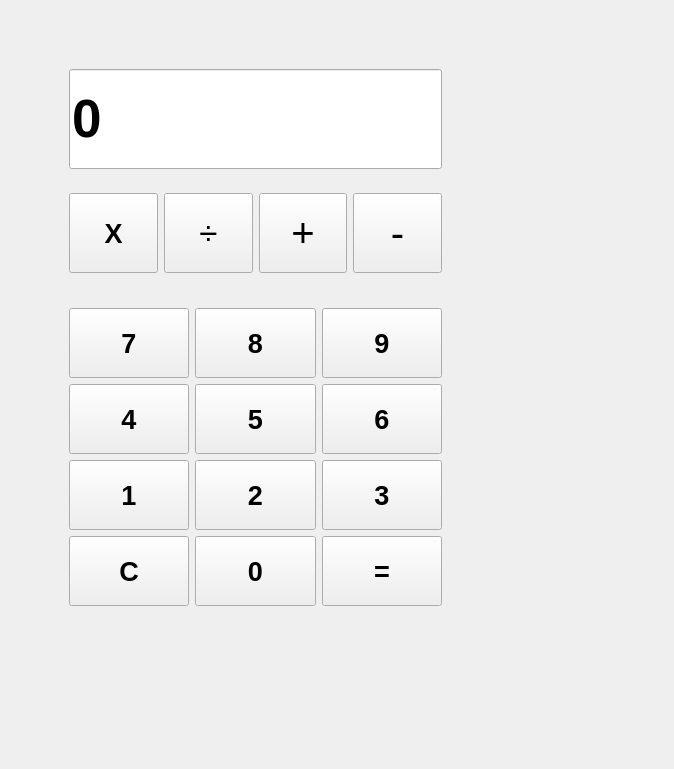
<?xml version="1.0" encoding="UTF-8"?>
<ui version="4.0">
 <class>Form</class>
 <widget class="QWidget" name="Form">
  <property name="geometry">
   <rect>
    <x>0</x>
    <y>0</y>
    <width>674</width>
    <height>769</height>
   </rect>
  </property>
  <property name="windowTitle">
   <string>Form</string>
  </property>
  <widget class="QWidget" name="widget" native="true">
   <property name="geometry">
    <rect>
     <x>60</x>
     <y>60</y>
     <width>391</width>
     <height>566</height>
    </rect>
   </property>
   <property name="minimumSize">
    <size>
     <width>300</width>
     <height>500</height>
    </size>
   </property>
   <layout class="QVBoxLayout" name="verticalLayout">
    <item>
     <widget class="QWidget" name="widget_3" native="true">
      <property name="sizePolicy">
       <sizepolicy hsizetype="Preferred" vsizetype="Fixed">
        <horstretch>0</horstretch>
        <verstretch>0</verstretch>
       </sizepolicy>
      </property>
      <property name="minimumSize">
       <size>
        <width>300</width>
        <height>100</height>
       </size>
      </property>
      <layout class="QVBoxLayout" name="verticalLayout_3">
       <item>
        <widget class="QLineEdit" name="lineEdit">
         <property name="minimumSize">
          <size>
           <width>300</width>
           <height>100</height>
          </size>
         </property>
         <property name="font">
          <font>
           <pointsize>40</pointsize>
           <weight>75</weight>
           <bold>true</bold>
          </font>
         </property>
         <property name="text">
          <string>0</string>
         </property>
        </widget>
       </item>
      </layout>
     </widget>
    </item>
    <item>
     <widget class="QWidget" name="widget_4" native="true">
      <property name="sizePolicy">
       <sizepolicy hsizetype="Preferred" vsizetype="Fixed">
        <horstretch>0</horstretch>
        <verstretch>0</verstretch>
       </sizepolicy>
      </property>
      <property name="minimumSize">
       <size>
        <width>300</width>
        <height>80</height>
       </size>
      </property>
      <layout class="QHBoxLayout" name="horizontalLayout">
       <item>
        <widget class="QPushButton" name="pushButton_x">
         <property name="minimumSize">
          <size>
           <width>75</width>
           <height>80</height>
          </size>
         </property>
         <property name="font">
          <font>
           <pointsize>20</pointsize>
           <weight>75</weight>
           <bold>true</bold>
          </font>
         </property>
         <property name="text">
          <string>X</string>
         </property>
        </widget>
       </item>
       <item>
        <widget class="QPushButton" name="pushButton_div">
         <property name="minimumSize">
          <size>
           <width>75</width>
           <height>80</height>
          </size>
         </property>
         <property name="font">
          <font>
           <pointsize>25</pointsize>
          </font>
         </property>
         <property name="text">
          <string>÷</string>
         </property>
        </widget>
       </item>
       <item>
        <widget class="QPushButton" name="pushButton_plus">
         <property name="minimumSize">
          <size>
           <width>75</width>
           <height>80</height>
          </size>
         </property>
         <property name="font">
          <font>
           <pointsize>30</pointsize>
          </font>
         </property>
         <property name="text">
          <string>+</string>
         </property>
        </widget>
       </item>
       <item>
        <widget class="QPushButton" name="pushButton_minus">
         <property name="minimumSize">
          <size>
           <width>75</width>
           <height>80</height>
          </size>
         </property>
         <property name="font">
          <font>
           <pointsize>30</pointsize>
          </font>
         </property>
         <property name="text">
          <string>-</string>
         </property>
        </widget>
       </item>
      </layout>
     </widget>
    </item>
    <item>
     <widget class="QWidget" name="widget_5" native="true">
      <property name="minimumSize">
       <size>
        <width>300</width>
        <height>320</height>
       </size>
      </property>
      <layout class="QVBoxLayout" name="verticalLayout_2">
       <item>
        <layout class="QGridLayout" name="gridLayout">
         <item row="1" column="0">
          <widget class="QPushButton" name="pushButton_7">
           <property name="minimumSize">
            <size>
             <width>100</width>
             <height>70</height>
            </size>
           </property>
           <property name="font">
            <font>
             <pointsize>20</pointsize>
             <weight>75</weight>
             <bold>true</bold>
            </font>
           </property>
           <property name="text">
            <string>7</string>
           </property>
          </widget>
         </item>
         <item row="2" column="1">
          <widget class="QPushButton" name="pushButton_5">
           <property name="minimumSize">
            <size>
             <width>0</width>
             <height>70</height>
            </size>
           </property>
           <property name="font">
            <font>
             <pointsize>20</pointsize>
             <weight>75</weight>
             <bold>true</bold>
            </font>
           </property>
           <property name="text">
            <string>5</string>
           </property>
          </widget>
         </item>
         <item row="3" column="1">
          <widget class="QPushButton" name="pushButton_2">
           <property name="minimumSize">
            <size>
             <width>0</width>
             <height>70</height>
            </size>
           </property>
           <property name="font">
            <font>
             <pointsize>20</pointsize>
             <weight>75</weight>
             <bold>true</bold>
            </font>
           </property>
           <property name="text">
            <string>2</string>
           </property>
          </widget>
         </item>
         <item row="2" column="2">
          <widget class="QPushButton" name="pushButton_6">
           <property name="minimumSize">
            <size>
             <width>0</width>
             <height>70</height>
            </size>
           </property>
           <property name="font">
            <font>
             <pointsize>20</pointsize>
             <weight>75</weight>
             <bold>true</bold>
            </font>
           </property>
           <property name="text">
            <string>6</string>
           </property>
          </widget>
         </item>
         <item row="2" column="0">
          <widget class="QPushButton" name="pushButton_4">
           <property name="minimumSize">
            <size>
             <width>0</width>
             <height>70</height>
            </size>
           </property>
           <property name="font">
            <font>
             <pointsize>20</pointsize>
             <weight>75</weight>
             <bold>true</bold>
            </font>
           </property>
           <property name="text">
            <string>4</string>
           </property>
          </widget>
         </item>
         <item row="3" column="0">
          <widget class="QPushButton" name="pushButton_1">
           <property name="minimumSize">
            <size>
             <width>0</width>
             <height>70</height>
            </size>
           </property>
           <property name="font">
            <font>
             <pointsize>20</pointsize>
             <weight>75</weight>
             <bold>true</bold>
            </font>
           </property>
           <property name="text">
            <string>1</string>
           </property>
          </widget>
         </item>
         <item row="1" column="2">
          <widget class="QPushButton" name="pushButton_9">
           <property name="minimumSize">
            <size>
             <width>0</width>
             <height>70</height>
            </size>
           </property>
           <property name="font">
            <font>
             <pointsize>20</pointsize>
             <weight>75</weight>
             <bold>true</bold>
            </font>
           </property>
           <property name="text">
            <string>9</string>
           </property>
          </widget>
         </item>
         <item row="3" column="2">
          <widget class="QPushButton" name="pushButton_3">
           <property name="minimumSize">
            <size>
             <width>0</width>
             <height>70</height>
            </size>
           </property>
           <property name="font">
            <font>
             <pointsize>20</pointsize>
             <weight>75</weight>
             <bold>true</bold>
            </font>
           </property>
           <property name="text">
            <string>3</string>
           </property>
          </widget>
         </item>
         <item row="1" column="1">
          <widget class="QPushButton" name="pushButton_8">
           <property name="minimumSize">
            <size>
             <width>0</width>
             <height>70</height>
            </size>
           </property>
           <property name="font">
            <font>
             <pointsize>20</pointsize>
             <weight>75</weight>
             <bold>true</bold>
            </font>
           </property>
           <property name="text">
            <string>8</string>
           </property>
          </widget>
         </item>
         <item row="4" column="0">
          <widget class="QPushButton" name="pushButton_C">
           <property name="minimumSize">
            <size>
             <width>0</width>
             <height>70</height>
            </size>
           </property>
           <property name="font">
            <font>
             <pointsize>20</pointsize>
             <weight>75</weight>
             <bold>true</bold>
            </font>
           </property>
           <property name="text">
            <string>C</string>
           </property>
          </widget>
         </item>
         <item row="4" column="1">
          <widget class="QPushButton" name="pushButton_0">
           <property name="minimumSize">
            <size>
             <width>0</width>
             <height>70</height>
            </size>
           </property>
           <property name="font">
            <font>
             <pointsize>20</pointsize>
             <weight>75</weight>
             <bold>true</bold>
            </font>
           </property>
           <property name="text">
            <string>0</string>
           </property>
          </widget>
         </item>
         <item row="4" column="2">
          <widget class="QPushButton" name="pushButton_equal">
           <property name="minimumSize">
            <size>
             <width>0</width>
             <height>70</height>
            </size>
           </property>
           <property name="font">
            <font>
             <pointsize>20</pointsize>
             <weight>75</weight>
             <bold>true</bold>
            </font>
           </property>
           <property name="text">
            <string>=</string>
           </property>
          </widget>
         </item>
        </layout>
       </item>
      </layout>
     </widget>
    </item>
   </layout>
  </widget>
 </widget>
 <resources/>
 <connections/>
</ui>
